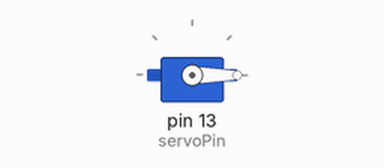
Simulated run of this sketch. Board: Arduino Uno, built with avr-gcc and run on an emulated ATmega328P. Shown: servo.

Above: at 0.05 s.
At 4.0 s:
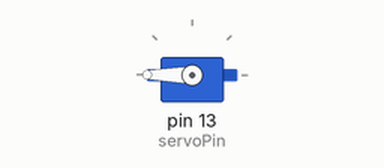
Timing chart, 0 to 5.2 s (numbered marks = the images above):
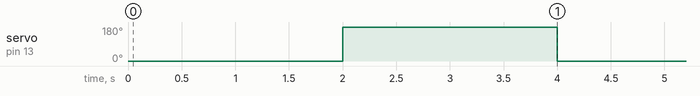

The sketch:

Servo_calibrate.ino
```cpp
#include<Servo.h>

Servo servo;
int pos = 0;
int servoPin = 13;
int initialPos = 0;


void setup() {
  // put your setup code here, to run once:

  servo.attach(servoPin);
  Serial.begin(9600);
  servo.write(initialPos);
}

void loop() {
  // put your main code here, to run repeatedly:
  //int servopos = floor(map(analogRead(A0),0,1023,76,120));

  servo.write(0);
  delay(2000);
  servo.write(180);
  delay(2000);

}
```

Measured:
- by itself, servo on pin 13 (servoPin): alternates 180° for 2.0 s and 0° for 2.0 s
